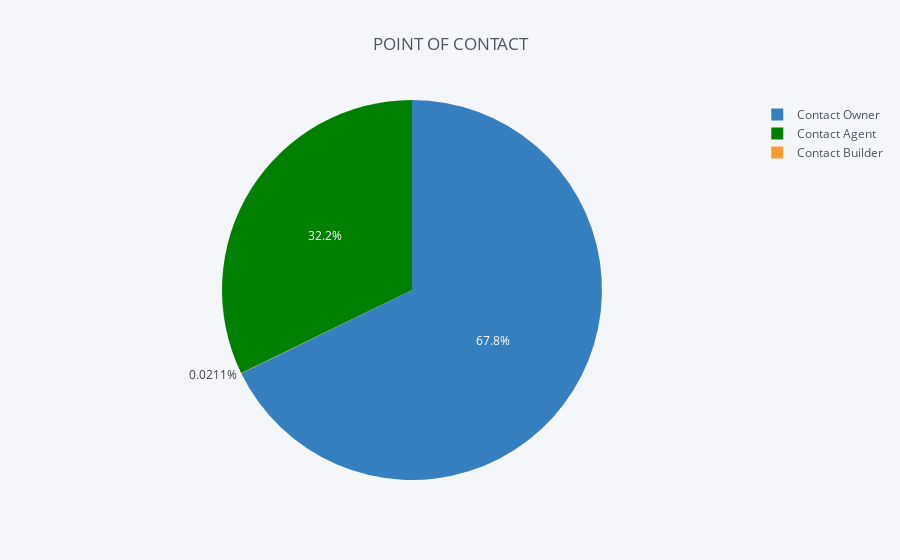

The code cell stored with this chart in its notebook:
### Code cell
point_count = all_data['Point of Contact'].value_counts()
df_point = pd.DataFrame({'labels': point_count.index,'values': point_count.values})

colors = ['blue','green','orange']
df_point.iplot(kind='pie',labels='labels',values='values', title='POINT OF CONTACT', colors = colors)

### Figure 1 — Plotly figure (JSON) as saved in the notebook; plotly's stock layout.template omitted (floating-point values rounded to 4 significant figures)
{"data": [{"labels": ["Contact Owner", "Contact Agent", "Contact Builder"], "marker": {"colors": ["rgba(55, 128, 191, 1.0)", "rgba(0, 128, 0, 1.0)", "rgba(255, 153, 51, 1.0)"]}, "name": "", "type": "pie", "values": [3216, 1529, 1]}], "layout": {"legend": {"bgcolor": "#F5F6F9", "font": {"color": "#4D5663"}}, "paper_bgcolor": "#F5F6F9", "plot_bgcolor": "#F5F6F9", "title": "POINT OF CONTACT", "titlefont": {"color": "#4D5663"}}}
